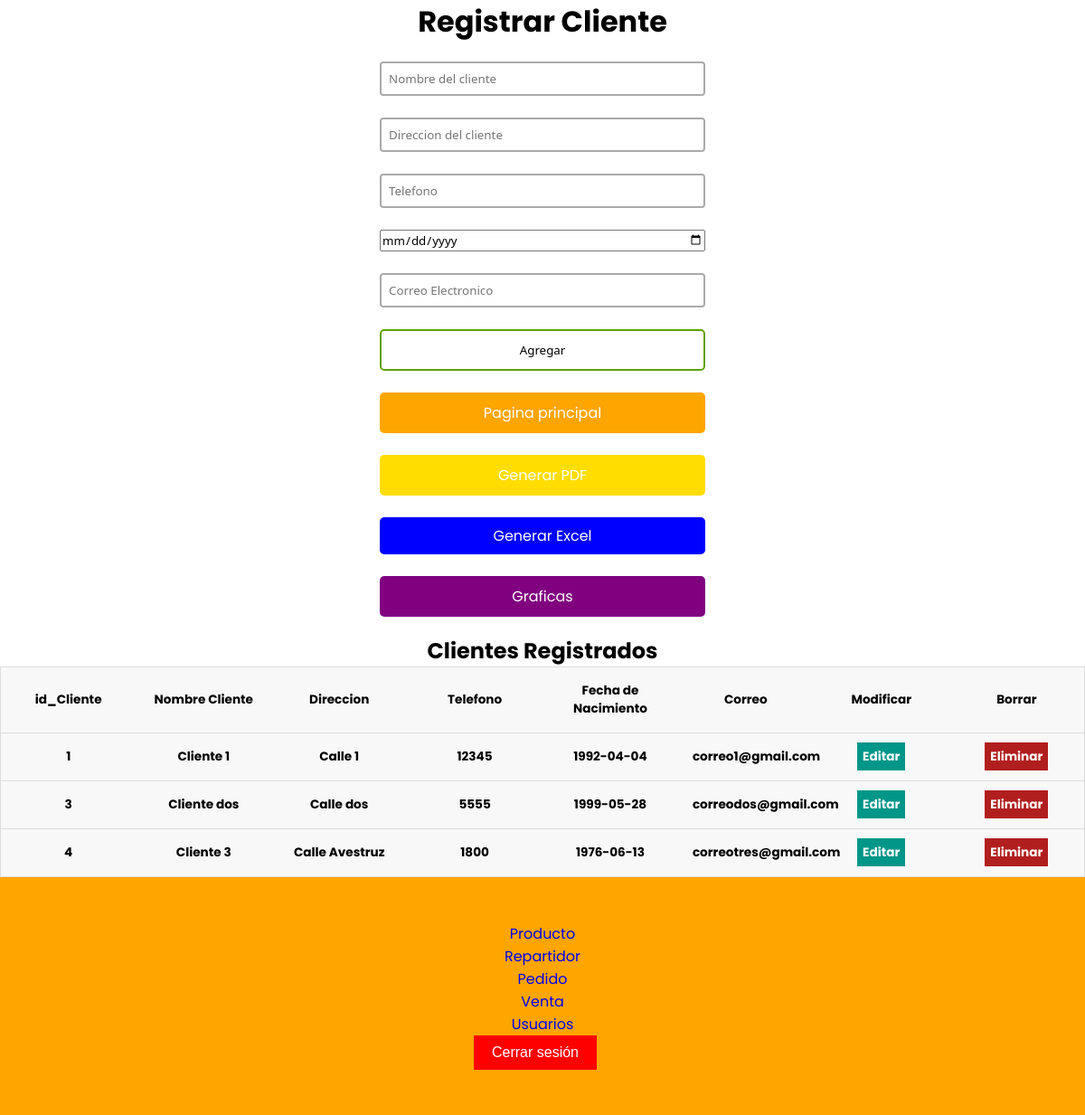
The app's page /index_cliente.php (signed in) with its own data.
### tables this page shows
CREATE TABLE `cliente` (
  `id_Cliente` int(11) NOT NULL,
  `nombre_cliente` varchar(100) NOT NULL,
  `direccion` varchar(100) NOT NULL,
  `telefono` int(11) NOT NULL,
  `fecha_nacimiento` date DEFAULT NULL,
  `correo` varchar(50) DEFAULT NULL
);

### index_cliente.php (the view, shortened to what this page needs)
<?php
$con = connection();
$sql = "SELECT * FROM cliente";
$query = mysqli_query($con, $sql);
?>
<!DOCTYPE html>
<html lang="en">
<head>
    <link href="css/style1.css?2.00" rel="stylesheet">
    <link rel="stylesheet" href="css/style.css">
</head>
<body>
    <div class="users-form">
        <h1>Registrar Cliente</h1>
        <form action="insert_cliente.php" method="POST">
            <input type="text" name="nombre_cliente" placeholder="Nombre del cliente">
            <input type="text" name="direccion" placeholder="Direccion del cliente">
            <input type="text" name="telefono" placeholder="Telefono">
            <input type="date" name="fecha_nacimiento" placeholder="Fecha_nacimiento">
            <input type="email" id="email" name="correo" placeholder="Correo Electronico">
            <input type="submit" value="Agregar" onclick="alerta()">
            <a href="Menu_admin.php" class="orange-button">Pagina principal</a>
            <a href="reportes_cliente.php" class="yellow-button">Generar PDF</a>
            <a href="excel_cliente.php" class="blue-button">Generar Excel</a>
            <a href="grafica_cliente.php" class="purple-button">Graficas</a>
        </form>
    </div>
    <div class="users-table">
        <h2>Clientes Registrados</h2>
        <table>
            <thead>
                <tr>
                    <th>id_Cliente</th>
                    <th>Nombre Cliente</th>
                    <th>Direccion</th>
                    <th>Telefono</th>
                    <th>Fecha de Nacimiento</th>
                    <th>Correo</th>
                    <th>Modificar</th>
                    <th>Borrar</th>
                </tr>
            </thead>
            <tbody>
                <?php while ($row = mysqli_fetch_array($query)): ?>
                    <tr>
                        <th><?= $row['id_Cliente'] ?></th>
                        <th><?= $row['nombre_cliente'] ?></th>
                        <th><?= $row['direccion'] ?></th>
                        <th><?= $row['telefono'] ?></th>
                        <th><?= $row['fecha_nacimiento'] ?></th>
                        <th><?= $row['correo'] ?></th>
                        <th><a href="update_cliente.php?id=<?= $row['id_Cliente'] ?>" class="users-table--edit">Editar</a></th>
                        <th><a href="delete_cliente.php?id=<?= $row['id_Cliente'] ?>" class="users-table--delete" >Eliminar</a></th>
                    </tr>
                <?php endwhile; ?>
            </tbody>
        </table>
    </div>
</body>
     <footer>
  <nav>
    <ul>
      <li><a href="index_producto.php">Producto</a></li>
      <li><a href="index_repartidor.php">Repartidor</a></li>
      <li><a href="index_pedido.php">Pedido</a></li>
      <li><a href="index_venta.php">Venta</a></li>
      <li><a href="index_usuario.php">Usuarios</a></li>
    </ul>
    <form action="auth.php" method="GET" class="logout-form">
    <button type="submit" class="logout-button">Cerrar sesión</button>
</form>
  </nav>
</footer>
</html>

### css/style1.css (style rules this page uses)
* { box-sizing: border-box; margin: 0; padding: 0; }
html { font-family: 'Segoe UI', sans-serif; text-align: center; }
a { text-decoration: none; }
.users-form form { display: flex; flex-direction: column; gap: 24px; width: 30%; margin: 20px auto; text-align: center; }
.users-form form input { font-family: 'Segoe UI', sans-serif; }
.users-form form input[type=text], .users-form form input[type=password], .users-form form input[type=email] { padding: 8px; border:2px solid #aaa; border-radius:4px; outline:none; transition:.3s; }
.users-form form input[type=submit] { border: none; padding: 12px 50px; text-decoration: none; transition-duration: 0.4s; cursor: pointer; border-radius: 5px; background-color: white; color: black; border: 2px solid #60a100; }
.users-table table { border: 1px solid #ccc; border-collapse: collapse; margin: 0; padding: 0; width: 100%; table-layout: fixed; }
table tr { background-color: #f8f8f8; border: 1px solid #ddd; padding: 4px; }
table th { padding: 16px; text-align: center; font-size: .85em; }
.users-table--edit { background: #009688; padding: 6px; color: #fff; text-align: center; font-weight: bold; }
.users-table--delete { background: #b11e1e; padding: 6px; color: #fff; text-align: center; font-weight: bold; }
.orange-button { background-color: orange; color: white; padding: 10px 20px; text-decoration: none; border-radius: 5px; }
.logout-form button { background-color: #ff0000; color: white; border: none; padding: 10px 20px; text-align: center; text-decoration: none; display: inline-block; font-size: 16px; cursor: pointer; }
.yellow-button { background-color: rgb(255, 221, 0); color: white; padding: 10px 20px; text-decoration: none; border-radius: 5px; }
.blue-button { background-color: rgb(0, 8, 255); color: white; padding: 10px 20px; text-decoration: none; border-radius: 5px; }
.purple-button { background-color: purple; color: white; padding: 10px 20px; text-decoration: none; border-radius: 5px; }
.blue-button { display: inline-block; padding: 0.5rem 1rem; background-color: blue; color: white; text-decoration: none; }
.logout-button { margin-right: 1rem; }

### css/style.css (style rules this page uses)
* { margin: 0; padding: 0; box-sizing: border-box; text-decoration: none; list-style: none; }
body { font-family: 'Poppins', sans-serif; }
footer { padding: 50px 100px; }
footer { background-color: #ffa500; }
.logout-form button { background-color: #ff0000; color: white; border: none; padding: 10px 20px; text-align: center; text-decoration: none; display: inline-block; font-size: 16px; cursor: pointer; }

### records on screen
cliente: id_Cliente "1", nombre_cliente "Cliente 1", direccion "Calle 1", telefono "12345", fecha_nacimiento "1992-04-04", correo "correo1@gmail.com"
cliente: id_Cliente "3", nombre_cliente "Cliente dos", direccion "Calle dos", telefono "5555", fecha_nacimiento "1999-05-28", correo "correodos@gmail.com"
cliente: id_Cliente "4", nombre_cliente "Cliente 3", direccion "Calle Avestruz", telefono "1800", fecha_nacimiento "1976-06-13", correo "correotres@gmail.com"
